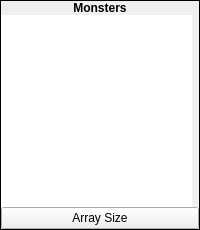
    <widget class="QFrame" name="frmMonsterAnimations">
     <property name="sizePolicy">
      <sizepolicy hsizetype="Fixed" vsizetype="Preferred">
       <horstretch>0</horstretch>
       <verstretch>0</verstretch>
      </sizepolicy>
     </property>
     <property name="frameShape">
      <enum>QFrame::Box</enum>
     </property>
     <property name="frameShadow">
      <enum>QFrame::Plain</enum>
     </property>
     <layout class="QVBoxLayout" name="verticalLayout_242">
      <property name="spacing">
       <number>0</number>
      </property>
      <property name="margin">
       <number>0</number>
      </property>
      <item>
       <widget class="QLabel" name="label_209">
        <property name="sizePolicy">
         <sizepolicy hsizetype="Preferred" vsizetype="Fixed">
          <horstretch>0</horstretch>
          <verstretch>0</verstretch>
         </sizepolicy>
        </property>
        <property name="font">
         <font>
          <weight>75</weight>
          <bold>true</bold>
         </font>
        </property>
        <property name="text">
         <string>Monsters</string>
        </property>
        <property name="alignment">
         <set>Qt::AlignCenter</set>
        </property>
       </widget>
      </item>
      <item>
       <widget class="QWidget" name="widget_169" native="true">
        <layout class="QVBoxLayout" name="verticalLayout_283">
         <property name="spacing">
          <number>0</number>
         </property>
         <property name="margin">
          <number>0</number>
         </property>
         <item>
          <widget class="QListWidget" name="lwMonsterAnimationList">
           <property name="sizePolicy">
            <sizepolicy hsizetype="Fixed" vsizetype="Preferred">
             <horstretch>0</horstretch>
             <verstretch>0</verstretch>
            </sizepolicy>
           </property>
           <property name="minimumSize">
            <size>
             <width>191</width>
             <height>0</height>
            </size>
           </property>
           <property name="maximumSize">
            <size>
             <width>191</width>
             <height>16777215</height>
            </size>
           </property>
           <property name="frameShape">
            <enum>QFrame::NoFrame</enum>
           </property>
           <property name="editTriggers">
            <set>QAbstractItemView::NoEditTriggers</set>
           </property>
           <property name="verticalScrollMode">
            <enum>QAbstractItemView::ScrollPerPixel</enum>
           </property>
          </widget>
         </item>
         <item>
          <widget class="QPushButton" name="bArraySize">
           <property name="text">
            <string>Array Size</string>
           </property>
          </widget>
         </item>
        </layout>
       </widget>
      </item>
     </layout>
    </widget>
